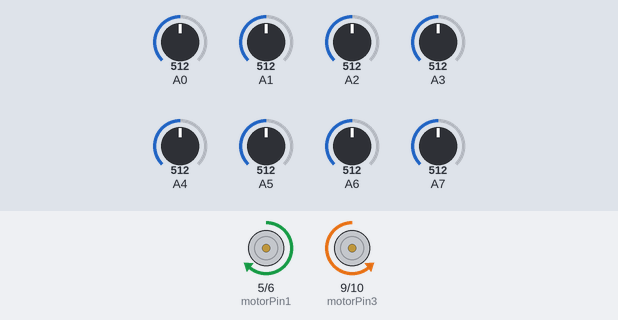
Bench run of a sketch on a simulated Arduino Uno, built with avr-gcc and run on an emulated ATmega328P. On the bench: motor-driver pin pairs drawn as motors (green arrow = first pin HIGH = forward, orange = second pin HIGH = backward, longer = more drive). Inputs (shaded band) come from the test bench; at power-on: A2 = 512, A3 = 512, A4 = 512, A5 = 512, A0 = 512, A1 = 512, A6 = 512, A7 = 512. What the sketch prints to the serial monitor is not drawn.

Above: at 4.6 s.
4.7 s: A2 set to 503
At 5.9 s:
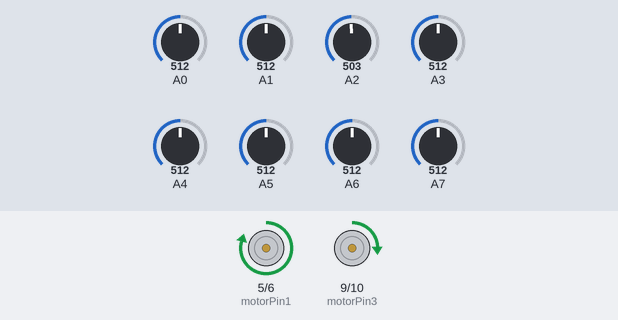
6.2 s: A3 set to 501
At 6.5 s:
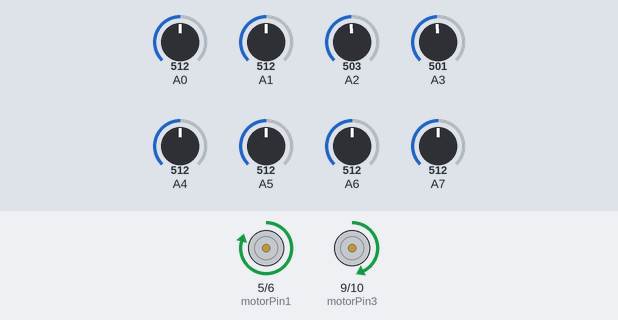
7.7 s: A4 set to 306
At 8.9 s:
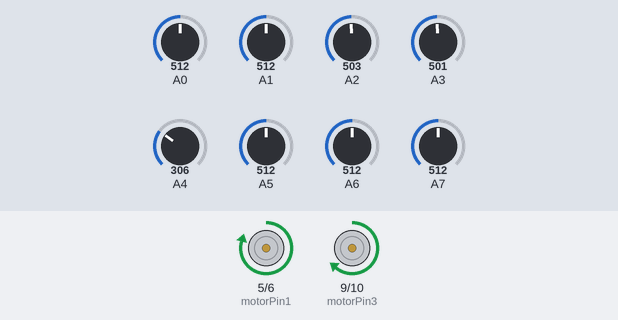
9.2 s: A5 set to 306
At 10.2 s:
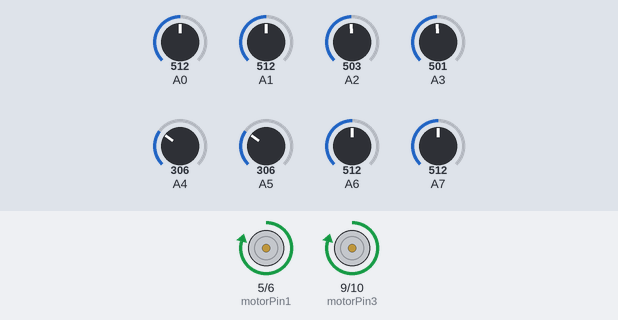
Timing chart, 0 to 11.7 s (numbered marks = the images above; inputs shaded):
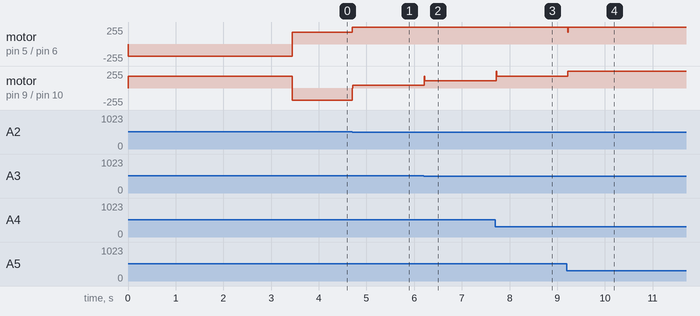

Measured:
- the behaviour switches between 512 and 511 on A2 (found by bisection; images 0 and 1)
- the behaviour switches between 512 and 511 on A3 (found by bisection; images 1 and 2)
- after the input at 4.7 s, motor on pin 5 (motorPin1) / pin 6 (motorPin2): forward 180/255 → forward 250/255 at once; motor on pin 9 (motorPin3) / pin 10 (motorPin4): backward 180/255 → forward 40/255 at once
- after the input at 6.2 s, motor on pin 9 (motorPin3) / pin 10 (motorPin4): forward 40/255 → forward 110/255 at once
- after the input at 7.7 s, motor on pin 9 (motorPin3) / pin 10 (motorPin4): forward 110/255 → forward 180/255 at once
- after the input at 9.2 s, motor on pin 5 (motorPin1) / pin 6 (motorPin2): forward 250/255 → forward 180/255 at once, → forward 250/255 0.01 s later; motor on pin 9 (motorPin3) / pin 10 (motorPin4): forward 180/255 → forward 250/255 at once

The sketch:

Phoenix_MIST_1stRound.ino
```cpp
#define sensorNum 8
#define rotationSpeed 180
#define maxSpeed 250 //185

int blackLimit[sensorNum];

const int motorPin1 = 5,motorPin2 = 6;        //right motor
const int motorPin3 = 9,motorPin4 = 10;       //left motor

float error, prevError=0;
float mappedValue, targetValue = 7;

float safety=0.35;

float kp=70;                         //60
float kd=70;                      //200


int motorResponse;
float correction;

int digitalReading[sensorNum];
int leftSpeed,rightSpeed;
int pidAllBlack=0,rightIRsBlack=0,stopAllBlack=0 ;
int leftIR=0,rightIR=0;
int contiBlack=8,stopCounter=0;
int contiWhite=8,resetIRCounter=0;
float time=5;

int danceCount=0;

int prev, curr, diff;
int danceDelay = 300;
int gapDelay = 2500;

int uncertainty=0;


void setup()
{
  //initialize IR pins
  for(int i = 0; i < sensorNum; i++)
  {
    pinMode(A0 + i, INPUT);
  }

  //initialize motor pins
  pinMode(motorPin1, OUTPUT);
  pinMode(motorPin2, OUTPUT);
  pinMode(motorPin3, OUTPUT);
  pinMode(motorPin4, OUTPUT);


    Serial.begin(115200);
calibration();


}


void loop()
{

//sensorRead();

sensorMapping();
/*
Serial.println(mappedValue);
Serial.println();
Serial.print(leftSpeed);
Serial.print(" ");
Serial.print(rightSpeed);
Serial.println();
*/
// For IR Reading
for(int i = 0; i < sensorNum; i++)


{
  //Serial.print(analogRead(A0+i));
  if(analogRead(A0+i)<blackLimit[i])
 Serial.print("B");
 else Serial.print("W");
 Serial.print(" ");
 Serial.print(analogRead(A0+i));
 Serial.print(" && ");
 Serial.print(blackLimit[i]);
 Serial.print(" ||| ");
}
Serial.println();
Serial.print(leftIR);
Serial.print(" & ");
Serial.println(rightIR);


  if(stopCounter>contiBlack)
  {
  while(stopAllBlack==1){brake(); sensorMapping();}
  }

  if(digitalReading[3]==1  && digitalReading [7]==1)
  {

        plannedCRotate();
        delay(300);
        sensorMapping();

    pid();
    motor(leftSpeed,rightSpeed);

  }


 if(mappedValue!=100)
   {

      pid();
      motor(leftSpeed,rightSpeed);

   }

 else
  {


       if (leftIR==0 && rightIR==1)
      {{while((mappedValue==100))
      {plannedCRotate();
      sensorMapping();
      }
      pid();
      motor(leftSpeed,rightSpeed);
      } rightIR=0;}

      else  if (leftIR==1 && rightIR==0)
      {{while ((mappedValue==100))
      {plannedACRotate();
      sensorMapping();
      }
      pid();
      motor(leftSpeed,rightSpeed);
      } leftIR=0;}

      else
      {
      forwardDance();
      danceCount+=1;
      }

   }
 }


void pid()
{

  error=targetValue-mappedValue;
  correction=(kp*error)+(kd*(error-prevError));
  prevError=error;
  motorResponse=(int)correction;

 if(motorResponse>maxSpeed) motorResponse=maxSpeed;

if(motorResponse<-maxSpeed) motorResponse=-maxSpeed;

   if(motorResponse>0)
  {
    rightSpeed=maxSpeed;
    leftSpeed=maxSpeed-motorResponse;
  }
  else
  {
    rightSpeed=maxSpeed+ motorResponse;
    leftSpeed=maxSpeed;
  }

}

void motor(int left, int right)
{

  if(right>0)
  {
  analogWrite(motorPin1,right);
  analogWrite(motorPin2,0);
  }
  else
  {
    analogWrite(motorPin1,0);
    analogWrite(motorPin2,-right);
  }

  if(left>0)
  {
  analogWrite(motorPin3,left);
  analogWrite(motorPin4,0);
  }
  else
  {
   analogWrite(motorPin3,0);
   analogWrite(motorPin4,-left);
  }

 }


void brake(void)
{
  analogWrite(motorPin1, 0);
  analogWrite(motorPin2, 0);
  analogWrite(motorPin3, 0);
  analogWrite(motorPin4, 0);
}

void plannedACRotate()
{
  analogWrite(motorPin1,rotationSpeed);
  analogWrite(motorPin2, 0);
  analogWrite(motorPin3, 0);
  analogWrite(motorPin4,rotationSpeed);

}

void plannedCRotate()
{
  analogWrite(motorPin1,0);
  analogWrite(motorPin2, rotationSpeed);
  analogWrite(motorPin3, rotationSpeed);
  analogWrite(motorPin4,0);

}


void forwardDance(void)
{

int loopCounter = (int) (danceDelay / diff);
int gapSearch = (int) (gapDelay/diff);

  for(int i = gapSearch; i > 0; i--)
  {
    motor(150,150);

    if(mappedValue != 100)
    {
      pid();
      motor(leftSpeed, rightSpeed);
      return;
    }

  }


  for(int i = loopCounter; i > 0; i--)
  {

  plannedCRotate();
  sensorMapping();

   if(mappedValue != 100)
   {
    pid();
    motor(leftSpeed, rightSpeed);
    return;
   }

  }

  while(1)
  {
  plannedACRotate();
  sensorMapping();

   if(mappedValue != 100)
   {
    pid();
    motor(leftSpeed, rightSpeed);
    return;
   }

  }

}


 //auto calibration
void sensorMapping()
{
int sum=0,pidDetect=0, stopDetect=0;


 for (int i = 0; i <sensorNum; i++)
  {

    if (analogRead(A0+i) < blackLimit[i])
     {

      if(i>1 && i<6) {sum += i*2; pidDetect++;}
      stopDetect++;
      digitalReading[i]= 1;
    } else digitalReading[i]= 0;
    }


   if(pidDetect!=0){
  mappedValue = sum / pidDetect;
   }
   else mappedValue=100;


if (digitalReading[0]==1 || digitalReading[7]==1)
{leftIR=digitalReading[0]; rightIR=digitalReading[7];resetIRCounter=0;}

if(digitalReading[0]==0 && digitalReading[sensorNum-1]==0)
{
 resetIRCounter++;
 if(resetIRCounter>contiWhite)
 {
 leftIR=0;
 rightIR=0;
 }
}

if(pidDetect>=6)
{pidAllBlack=1;}else pidAllBlack=0;

if(stopDetect==sensorNum)
{
stopAllBlack=1;
stopCounter++;

} else {stopAllBlack=0; stopCounter = 0;}

}


void calibration()
{
  plannedCRotate();
  float upSum = 0,lowSum = 0;
  int sensorArray[sensorNum][2];

  for(int i = 0; i < sensorNum; i++)
    {
      sensorArray[i][0] = analogRead(A0+i);
      sensorArray[i][1] = analogRead(A0+i);
    }


  int loopCounter = (int)(time * 1000 / 2.5);
  while(loopCounter)
  {
    for(int i = 0; i < sensorNum; i++)
    {
      if(analogRead(A0+i)<sensorArray[i][0]) sensorArray[i][0]=analogRead(A0+i);
      if(analogRead(A0+i)>sensorArray[i][1]) sensorArray[i][1]=analogRead(A0+i);
    }
  loopCounter--;

  }

 for(int i=0; i < sensorNum; i++)
  blackLimit[i] = (int)(sensorArray[i][0] + safety * (sensorArray[i][1] - sensorArray[i][0]));
prev = millis();
sensorMapping ();
curr= millis();
diff = curr - prev;

  brake();


}
```
